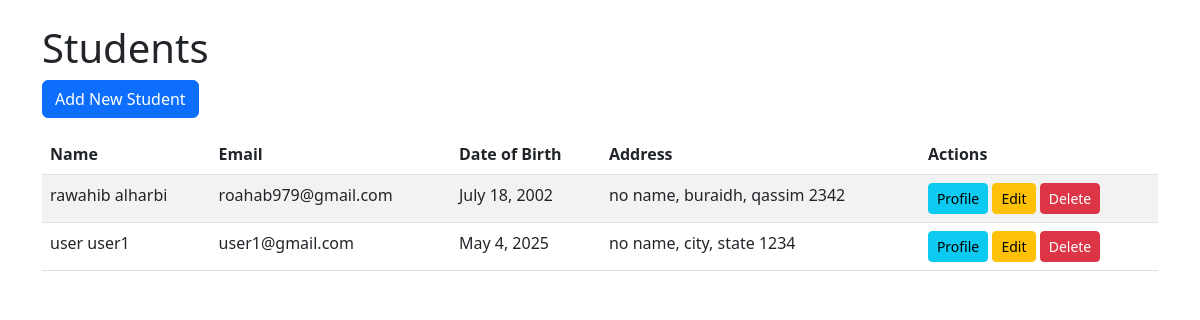
The page /students/ on the database its author committed.
### students/models.py (models this page shows, shortened)
class Student(models.Model):
    first_name = models.CharField(max_length=50)
    last_name = models.CharField(max_length=50)
    email = models.EmailField(unique=True)
    date_of_birth = models.DateField()
    address = models.OneToOneField(Address, on_delete=models.CASCADE, related_name='student')

class Address(models.Model):
    street = models.CharField(max_length=100)
    city = models.CharField(max_length=50)
    state = models.CharField(max_length=50)
    postal_code = models.CharField(max_length=10)
    country = models.CharField(max_length=50)
    def __str__(self):
        return f"{self.street}, {self.city}, {self.state} {self.postal_code}"

### students/views.py (the view)
# urls.py: path('', views.student_list, name='student_list'),
def student_list(request):
    students = Student.objects.all()
    return render(request, 'students/student_list.html', {'students': students})

### students/templates/students/student_list.html
{% extends 'students/base.html' %}
{% block content %}
<h1>Students</h1>
<a href="{% url 'student_create' %}" class="btn btn-primary mb-3">Add New Student</a>
<table class="table table-striped">
    <thead>
        <tr>
            <th>Name</th>
            <th>Email</th>
            <th>Date of Birth</th>
            <th>Address</th>
            <th>Actions</th>
        </tr>
    </thead>
    <tbody>
        {% for student in students %}
        <tr>
            <td>{{ student.first_name }} {{ student.last_name }}</td>
            <td>{{ student.email }}</td>
            <td>{{ student.date_of_birth }}</td>
            <td>{{ student.address }}</td>
            <td>
            <a href="{% url 'student_profile_view' student.pk %}" class="btn btn-sm btn-info">Profile</a>
            <a href="{% url 'student_update' student.pk %}" class="btn btn-sm btn-warning">Edit</a>
            <a href="{% url 'student_delete' student.pk %}" class="btn btn-sm btn-danger">Delete</a>
            </td>
        </tr>
        {% empty %}
        <tr>
            <td colspan="5">No students found.</td>
        </tr>
        {% endfor %}
    </tbody>
</table>
{% endblock %}

### students/templates/students/base.html (shortened to what this page needs)
<!DOCTYPE html>
<html>
<head>
    <link href="https://cdn.jsdelivr.net/npm/bootstrap@5.3.0/dist/css/bootstrap.min.css" rel="stylesheet">
</head>
<body>
    <div class="container mt-4">
        {% block content %}
        {% endblock %}
    </div>
</body>
</html>

### rows shown on the page
Student: first_name "rawahib", last_name "alharbi", email "roahab979@gmail.com", date_of_birth "July 18, 2002", address "no name, buraidh, qassim 2342"
Student: first_name "user", last_name "user1", email "user1@gmail.com", date_of_birth "May 4, 2025", address "no name, city, state 1234"
